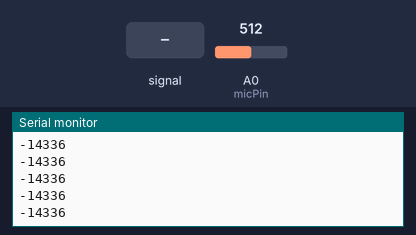
Simulated run of this sketch. Board: Arduino Uno, built with avr-gcc and run on an emulated ATmega328P. Parts: the last lines printed to the serial monitor. The inputs (shaded band) are chosen by the test bench; at power-on: A0 (micPin) = 512.

Above: at 1.2 s.
1.3 s: A0 (micPin) fed a 200 Hz sine of ±81 counts around its level
At 1.32 s:
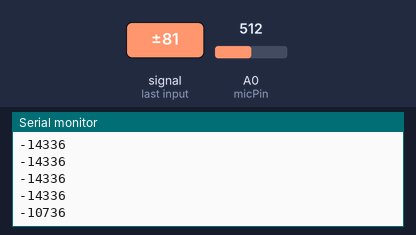
2.8 s: A0 (micPin) set to 716
At 2.84 s:
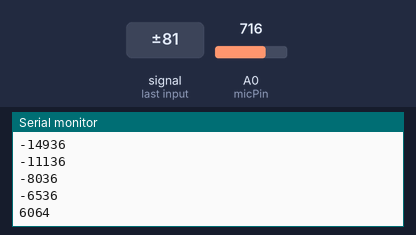
4.3 s: A0 (micPin) fed a 1000 Hz sine of ±255 counts around its level
At 4.35 s:
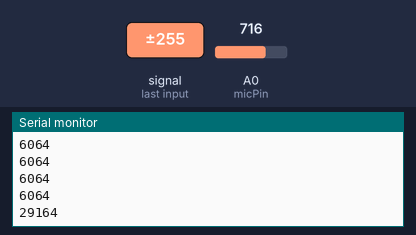
5.8 s: A0 (micPin) set to 900
At 5.81 s:
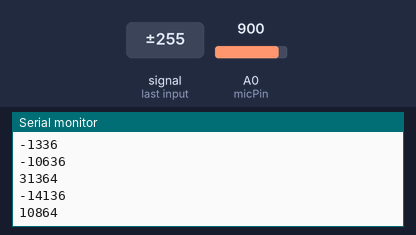
Timing chart, 0 to 8.3 s (numbered marks = the images above; inputs shaded):
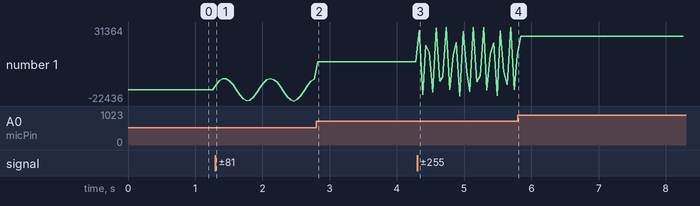

The sketch:

10-sound-sensor.ino
```cpp
const int micPin = A0;  // Microphone connected to ADC pin
int soundLevel;

void setup() {
  Serial.begin(115200);
  pinMode(micPin, INPUT);
}

void loop() {
  soundLevel = analogRead(micPin);  // Read microphone signal
  Serial.println(soundLevel*100);      // Print sound level to Serial Monitor
  delay(50);                       // Delay for stability
}
```

Measured:
- after the input at 1.3 s, the serial monitor: prints a new line at once (image 1)
- after the input at 2.8 s, the serial monitor: prints a new line at once (image 2)
- after the input at 4.3 s, the serial monitor: prints a new line at once (image 3)
- plotted number 1: -14336 → -6536 after the input at 1.3 s, -6536 → 6064 after the input at 2.8 s, 6064 → 10864 after the input at 4.3 s, 10864 → 24464 after the input at 5.8 s
